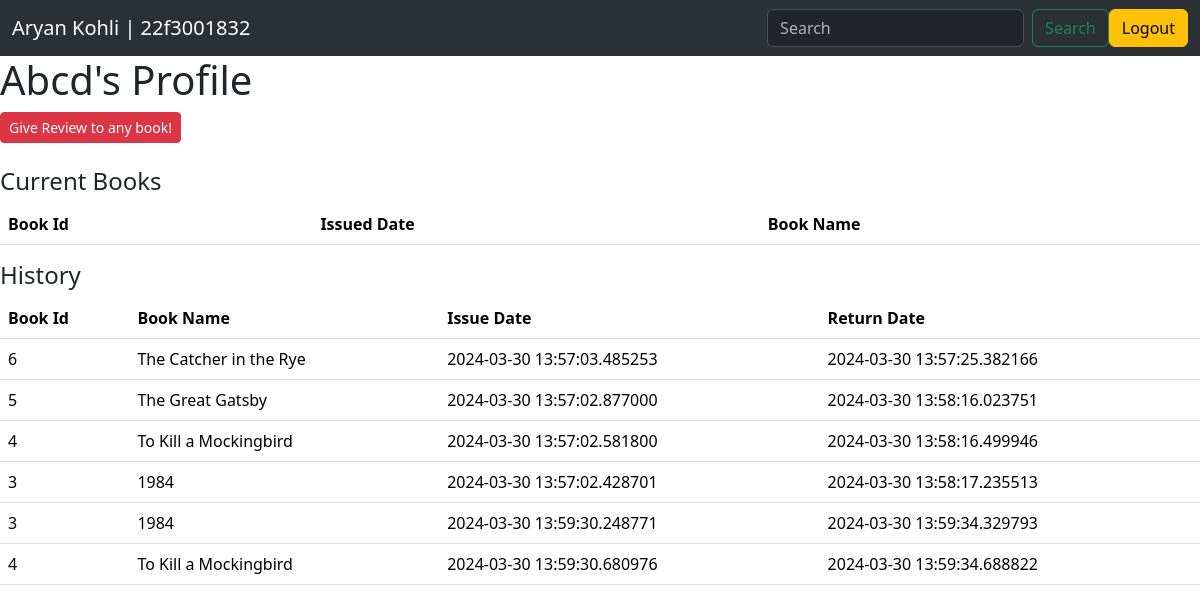
Page /viewIssuedBook (signed in) on the committed database.
### app.py (models this page shows)
class User(db.Model):
    __tablename__ = 'User'
    userId = db.Column(db.Integer, primary_key=True, autoincrement=True)
    username = db.Column(db.String(50), unique=True, nullable=False)
    password = db.Column(db.String(100), nullable=False)
    role = db.Column(db.String(100), nullable=False, default='User')

class History(db.Model):
    __tablename__ = 'History'
    historyId = db.Column(db.Integer, primary_key=True, autoincrement=True)
    issuedDate = db.Column(db.DateTime, nullable=False)
    returnDate = db.Column(db.DateTime)
    bookId = db.Column(db.Integer, db.ForeignKey('Book.bookId'), nullable=False)
    userId = db.Column(db.Integer, db.ForeignKey('User.userId'), nullable=False)
    bookName = db.Column(db.String(100), nullable=False)
    user = db.relationship('User', backref=db.backref('history', lazy=True))
    book = db.relationship('Book', backref=db.backref('history', lazy=True))

### app.py (the view)
@app.route("/viewIssuedBook")
def viewIssuedBook():
    userId = session.get('userId')
    entries = IssuedBooks.query.filter_by(userId = userId).all()
    user = User.query.filter_by(userId = userId).first()
    books = Book.query.all()
    history = History.query.filter_by(userId = userId).all()
    time = datetime.now()
    threshold = timedelta(days=7)
    for e in entries:
        print(f"Difference: {e.issueDate - time}")
        if (time - e.issueDate) > threshold:
            print("Garari")
            return returnbook(e.issued_id)
    return render_template("userIssuedbooks.html" , entries= entries, user= user, books = books, history = history)

### templates/userIssuedbooks.html (shortened to what this page needs)
{% extends 'base.html' %}
{% block body %}
<h1>{{ user.username.title() }}'s Profile</h1>
<button type="button" class="btn btn-danger btn-sm" data-bs-toggle="modal" data-bs-target="#rate_book">
    Give Review to any book!
</button>
<br><br>
<h4>Current Books</h4>
<table class="table">
    <thead>
        <tr>
            <th scope="col">Book Id</th>
            <th scope="col">Issued Date</th>
            <th scope="col">Book Name</th>
        </tr>
    </thead>
</table>
<h4>History</h4>
<table class="table">
    <thead>
      <tr>
        <th scope="col">Book Id</th>
        <th scope="col">Book Name</th>
        <th scope="col">Issue Date</th>
        <th scope="col">Return Date</th>
      </tr>
    </thead>
    <tbody>
        {% for e in history %}
      <tr>
        <td> {{e.bookId}} </td>
        <td> {{e.bookName}} </td>
        <td> {{e.issuedDate}} </td>
        <td> {{e.returnDate}} </td>
      </tr>
        {% endfor %}
    </tbody>
  </table>
{% endblock body %}

### rows in the picture
User: username "Abcd"
History: bookId "6", bookName "The Catcher in the Rye", issuedDate "2024-03-30 13:57:03.485253", returnDate "2024-03-30 13:57:25.382166"
History: bookId "5", bookName "The Great Gatsby", issuedDate "2024-03-30 13:57:02.877000", returnDate "2024-03-30 13:58:16.023751"
History: bookId "4", bookName "To Kill a Mockingbird", issuedDate "2024-03-30 13:57:02.581800", returnDate "2024-03-30 13:58:16.499946"
History: bookId "3", bookName "1984", issuedDate "2024-03-30 13:57:02.428701", returnDate "2024-03-30 13:58:17.235513"
History: bookId "3", bookName "1984", issuedDate "2024-03-30 13:59:30.248771", returnDate "2024-03-30 13:59:34.329793"
History: bookId "4", bookName "To Kill a Mockingbird", issuedDate "2024-03-30 13:59:30.680976", returnDate "2024-03-30 13:59:34.688822"
